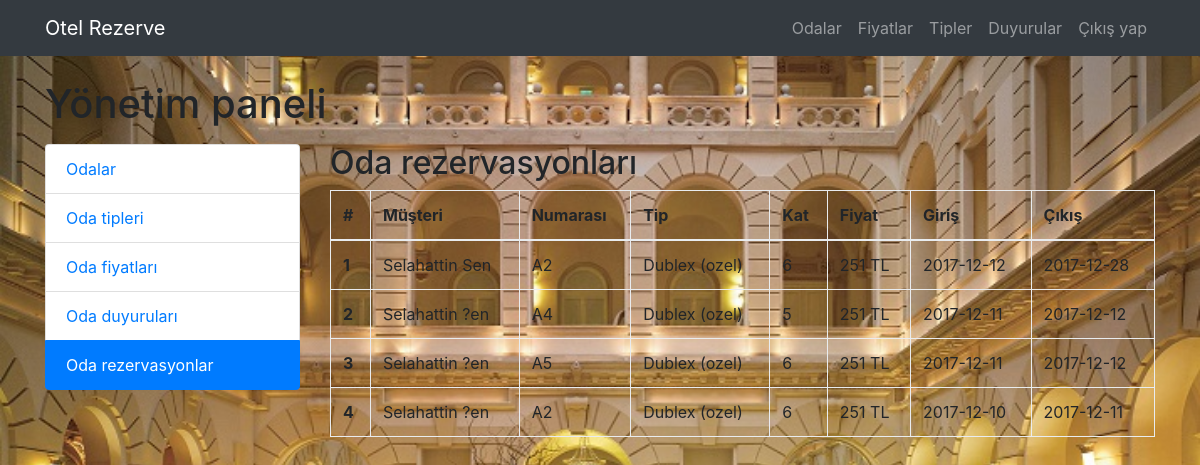
The page /oda_rezervasyonlar.php (signed in) on the database its author committed.
### tables this page shows
CREATE TABLE `rezerve` (
  `id` int(11) NOT NULL,
  `oda` int(11) NOT NULL,
  `kullanici` int(11) NOT NULL,
  `giris` date NOT NULL,
  `cikis` date NOT NULL
);

CREATE TABLE `kullanicilar` (
  `id` int(11) NOT NULL,
  `eposta` varchar(250) NOT NULL,
  `sifre` varchar(32) NOT NULL,
  `ad` varchar(100) NOT NULL,
  `soyad` varchar(100) NOT NULL,
  `tur` int(1) NOT NULL DEFAULT '2'
);

CREATE TABLE `oda` (
  `id` int(11) NOT NULL,
  `oda_numarasi` varchar(100) NOT NULL,
  `oda_tip` int(11) NOT NULL,
  `oda_kat` int(11) NOT NULL
);

CREATE TABLE `oda_tipleri` (
  `id` int(11) NOT NULL,
  `ad` varchar(100) NOT NULL
);

CREATE TABLE `oda_fiyat` (
  `id` int(11) NOT NULL,
  `oda_tip` int(11) NOT NULL,
  `oda_fiyat` double NOT NULL
);

### inc/veritabani.php (called while the page is built, shortened)
<?php
class Veritabani
{
	private $vt;
	public function hemen_baglan(){
		$kullanici 	= $GLOBALS['veritabani_kullanici'];
		$sifre		= $GLOBALS['veritabani_sifre'];
		$adres		= $GLOBALS['veritabani_adres'];
		$ad 		= $GLOBALS['veritabani_adi'];
		$this->vt = new mysqli ($adres, $kullanici, $sifre, $ad);
	}
	public function sorgula($sorgu){
		$sonuc = $this->vt->query($sorgu);
		if($sonuc){
			return $sonuc->fetch_assoc();
		} else {
			return false;
		}
	}
	public function sorgula_fazla($sorgu){
		$sonuc = $this->vt->query($sorgu);
		if($sonuc->num_rows > 0){
			while($bir = $sonuc->fetch_array())
			{
				$sonuclar[] = $bir;
			}
			return $sonuclar;
		} else {
			return false;
		}
	}
}

### inc/selotel.php (called while the page is built, shortened)
<?php
require("veritabani.php");
class Selotel
{
	private $vt;
	function __construct()
	{
		$this->vt = new veritabani();
	}
	public function kullanici_goster($id){
		$sorgu = "SELECT * FROM `kullanicilar` WHERE `id` = '" . $id . "';";
		$sonuc = $this->vt->sorgula($sorgu);
		if($sonuc){
			return $sonuc;
		} else {
			return false;
		}
	}
	public function oda_goster_tek($oda_id){
		$sorgu = "SELECT * FROM `oda` WHERE `id` = ".$oda_id;
		$sonuc = $this->vt->sorgula($sorgu);
		if($sonuc){
			return $sonuc;
		} else {
			return false;
		}
	}
	public function oda_tipi_goster_tek($oda_tip_id){
		$sorgu = "SELECT * FROM `oda_tipleri` WHERE `id` = ".$oda_tip_id;
		$sonuc = $this->vt->sorgula($sorgu);
		if($sonuc){
			return $sonuc;
		} else {
			return false;
		}
	}
	public function oda_fiyat_goster_tip($oda_fiyat_tip){
		$sorgu = "SELECT * FROM `oda_fiyat` WHERE `oda_tip` = ". $oda_fiyat_tip;
		$sonuc = $this->vt->sorgula($sorgu);
		if($sonuc){
			return $sonuc;
		} else {
			return false;
		}
	}
	public function rezervasyon_goster(){
		$sorgu = "SELECT * FROM `rezerve`";
		$sonuc = $this->vt->sorgula_fazla($sorgu);
		if($sonuc){
			return $sonuc;
		} else {
			return false;
		}
	}
}

### oda_rezervasyonlar.php (the view, shortened to what this page needs)
<?php
$sayfa = "rezervasyon";
include("inc/selotel.php");
$selotel = new selotel();
$rezervasyonlar = $selotel->rezervasyon_goster();
?>
<?php include("inc/sablon/ust.php"); ?>
      <h1 class="mt-4 mb-3">Yönetim paneli</h1>
      <div class="row">
        <?php include("inc/sablon/sol.php"); ?>
        <div class="col-lg-9 mb-4">
          <h2>Oda rezervasyonları</h2>
          <table class="table table-bordered">
			  <thead>
			    <tr>
			      <th scope="col">#</th>
			      <th scope="col">Müşteri</th>
			      <th scope="col">Numarası</th>
			      <th scope="col">Tip</th>
			      <th scope="col">Kat</th>
			      <th scope="col">Fiyat</th>
			      <th scope="col">Giriş</th>
			      <th scope="col">Çıkış</th>
			    </tr>
			  </thead>
			  <tbody>
			  	<?php
			  	if($rezervasyonlar){
			  		foreach ($rezervasyonlar as $rezervasyon) {
			  		$oda = $selotel->oda_goster_tek($rezervasyon['oda']);
			  	?>
			    <tr>
			      <th scope="row"><?php print $rezervasyon['id'];?></th>
			      <td><?php $kullanici = $selotel->kullanici_goster($rezervasyon['kullanici']); print $kullanici['ad'] . " " . $kullanici['soyad'];?></td>
			      <td><?php print $oda['oda_numarasi'];?></td>
                  <td><?php $oda_tip = $selotel->oda_tipi_goster_tek($oda['oda_tip']); if($oda_tip) { print $oda_tip['ad']; }?></td>
                  <td><?php print $oda['oda_kat'];?></td>
                  <td><?php $oda_fiyat = $selotel->oda_fiyat_goster_tip($oda['oda_tip']); print $oda_fiyat['oda_fiyat']; ?> TL</td>
			      <td><?php print $rezervasyon['giris'];?></td>
			      <td><?php print $rezervasyon['cikis'];?></td>
			    </tr>
			  	<?php }
			  	}?>
			  </tbody>
			</table>
        </div>
      </div>
<?php include("inc/sablon/alt.php"); ?>

### inc/sablon/ust.php (shortened to what this page needs)
<!DOCTYPE html>
<html lang="tr">
  <head>
    <link href="vendor/bootstrap/css/bootstrap.min.css" rel="stylesheet">
    <link href="css/otel.css" rel="stylesheet">
    <link href="css/bootstrap-datepicker3.min.css" rel="stylesheet">
  </head>
  <body>
    <nav class="navbar fixed-top navbar-expand-lg navbar-dark bg-dark fixed-top">
      <div class="container">
        <a class="navbar-brand" href="index.php">Otel Rezerve</a>
        <div class="collapse navbar-collapse" id="navbarResponsive">
          <ul class="navbar-nav ml-auto">
            <?php if(!empty($_SESSION['tur']) && $_SESSION['tur'] == 1) { ?>
            <li class="nav-item">
              <a class="nav-link" href="oda_listele.php">Odalar</a>
            </li>
            <li class="nav-item">
              <a class="nav-link" href="oda_fiyatlar.php">Fiyatlar</a>
            </li>
            <li class="nav-item">
              <a class="nav-link" href="oda_tipler.php">Tipler</a>
            </li>
            <li class="nav-item">
              <a class="nav-link" href="oda_duyurular.php">Duyurular</a>
            </li>
            <?php } ?>
            <?php if(empty($_SESSION['id'])) { ?>
            <li class="nav-item">
              <a class="nav-link" href="giris.php">Giriş yap</a>
            </li>
            <li class="nav-item">
              <a class="nav-link" href="kayit.php">Kayıt ol</a>
            </li>
            <?php } else { ?>
            <li class="nav-item">
              <a class="nav-link" href="cikis.php">Çıkış yap</a>
            </li>
            <?php } ?>
          </ul>
        </div>
      </div>
    </nav>
    <div class="container">

### inc/sablon/sol.php
<div class="col-lg-3 mb-4">
        <div class="list-group">
          <a href="oda_listele.php" class="list-group-item <?php if($sayfa=="odalar"){print "active"; }?>">Odalar</a>
          <a href="oda_tipler.php" class="list-group-item <?php if($sayfa=="tipler"){print "active"; }?>">Oda tipleri</a>
          <a href="oda_fiyatlar.php" class="list-group-item <?php if($sayfa=="fiyatlar"){print "active"; }?>">Oda fiyatları</a>
          <a href="oda_duyurular.php" class="list-group-item <?php if($sayfa=="duyuru"){print "active"; }?>">Oda duyuruları</a>
          <a href="oda_rezervasyonlar.php" class="list-group-item <?php if($sayfa=="rezervasyon"){print "active"; }?>">Oda rezervasyonlar</a>
         </div>
      </div>

### inc/sablon/alt.php (shortened to what this page needs)
    </div>
  </body>
</html>

### css/otel.css (style rules this page uses)
html { position: relative; min-height: 100%; }
body { margin-bottom: 60px; background-image: url("http://localhost/otel/img/arka.jpg"); background-repeat: no-repeat, repeat; background-size: 100%; }
@media (min-width: 992px) { body { padding-top: 56px; } }

### rows shown on the page
rezerve: id "1", kullanicilar.ad "Selahattin", kullanicilar.soyad "Sen", oda.oda_numarasi "A2", oda_tipleri.ad "Dublex (ozel)", oda.oda_kat "6", oda_fiyat.oda_fiyat "251", giris "2017-12-12", cikis "2017-12-28"
rezerve: id "2", kullanicilar.ad "Selahattin", kullanicilar.soyad "?en", oda.oda_numarasi "A4", oda_tipleri.ad "Dublex (ozel)", oda.oda_kat "5", oda_fiyat.oda_fiyat "251", giris "2017-12-11", cikis "2017-12-12"
rezerve: id "3", kullanicilar.ad "Selahattin", kullanicilar.soyad "?en", oda.oda_numarasi "A5", oda_tipleri.ad "Dublex (ozel)", oda.oda_kat "6", oda_fiyat.oda_fiyat "251", giris "2017-12-11", cikis "2017-12-12"
rezerve: id "4", kullanicilar.ad "Selahattin", kullanicilar.soyad "?en", oda.oda_numarasi "A2", oda_tipleri.ad "Dublex (ozel)", oda.oda_kat "6", oda_fiyat.oda_fiyat "251", giris "2017-12-10", cikis "2017-12-11"
